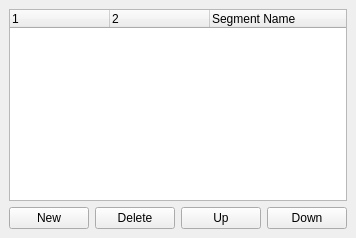
     <widget class="QDockWidget" name="DockSegmentsSettings" >
      <property name="enabled" >
       <bool>true</bool>
      </property>
      <property name="floating" >
       <bool>false</bool>
      </property>
      <property name="features" >
       <set>QDockWidget::DockWidgetFloatable|QDockWidget::DockWidgetMovable|QDockWidget::NoDockWidgetFeatures</set>
      </property>
      <property name="allowedAreas" >
       <set>Qt::LeftDockWidgetArea|Qt::NoDockWidgetArea|Qt::RightDockWidgetArea</set>
      </property>
      <property name="windowTitle" >
       <string>Segments</string>
      </property>
      <widget class="QWidget" name="dockWidgetContents_6" >
       <layout class="QVBoxLayout" >
        <item>
         <widget class="QTreeWidget" name="SegmentsTreeWidget" >
          <property name="editTriggers" >
           <set>QAbstractItemView::NoEditTriggers</set>
          </property>
          <property name="selectionMode" >
           <enum>QAbstractItemView::ExtendedSelection</enum>
          </property>
          <property name="textElideMode" >
           <enum>Qt::ElideMiddle</enum>
          </property>
          <property name="rootIsDecorated" >
           <bool>false</bool>
          </property>
          <property name="uniformRowHeights" >
           <bool>true</bool>
          </property>
          <column>
           <property name="text" >
            <string/>
           </property>
          </column>
          <column>
           <property name="text" >
            <string/>
           </property>
          </column>
          <column>
           <property name="text" >
            <string>Segment Name</string>
           </property>
          </column>
          <column>
           <property name="text" >
            <string/>
           </property>
          </column>
          <column>
           <property name="text" >
            <string/>
           </property>
          </column>
         </widget>
        </item>
        <item>
         <layout class="QHBoxLayout" >
          <item>
           <widget class="QPushButton" name="SegmentAdd" >
            <property name="minimumSize" >
             <size>
              <width>50</width>
              <height>16</height>
             </size>
            </property>
            <property name="text" >
             <string>New</string>
            </property>
           </widget>
          </item>
          <item>
           <widget class="QPushButton" name="SegmentDelete" >
            <property name="minimumSize" >
             <size>
              <width>50</width>
              <height>16</height>
             </size>
            </property>
            <property name="text" >
             <string>Delete</string>
            </property>
           </widget>
          </item>
          <item>
           <widget class="QPushButton" name="SegmentMoveUp" >
            <property name="minimumSize" >
             <size>
              <width>50</width>
              <height>16</height>
             </size>
            </property>
            <property name="text" >
             <string>Up</string>
            </property>
           </widget>
          </item>
          <item>
           <widget class="QPushButton" name="SegmentMoveDown" >
            <property name="minimumSize" >
             <size>
              <width>50</width>
              <height>16</height>
             </size>
            </property>
            <property name="text" >
             <string>Down</string>
            </property>
           </widget>
          </item>
         </layout>
        </item>
       </layout>
      </widget>
     </widget>
